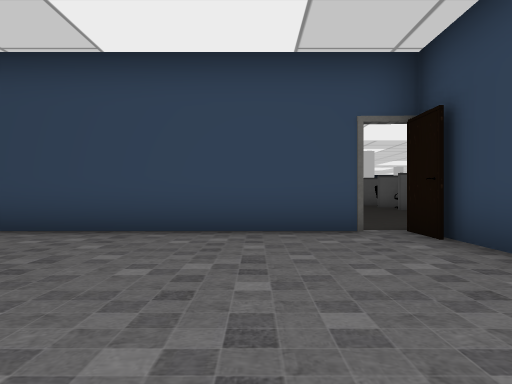
[1] (above)

19 first-person views from a walk through a 3-D level made in the Unity game engine. The camera is 1.2 m above the floor, looks level and sees 85° across. The floor is counted in squares, 2 m on a side. Each view is taken from the middle of a square. On the plan, view 1 faces up. The plan holds only what a view shows up to about 9 squares ahead; the rest is blank. The place goes on beyond the plan. The player character is not drawn. Door leaves are left out, so doorways stand open. Some surface patterns are stand-ins.

[2]
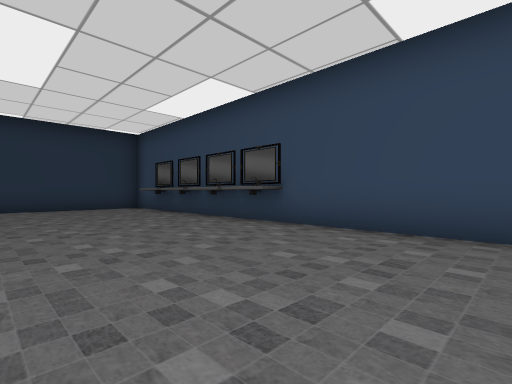

[3]
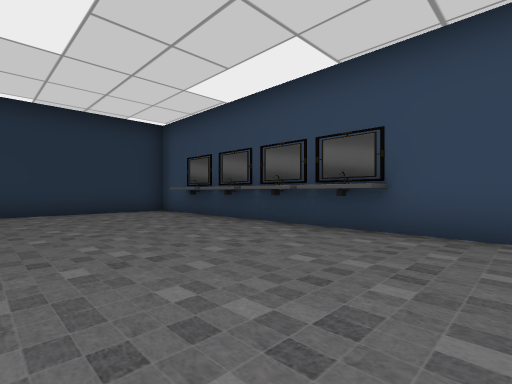

[4]
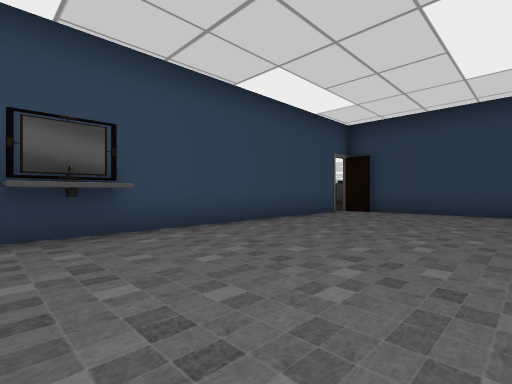

[5]
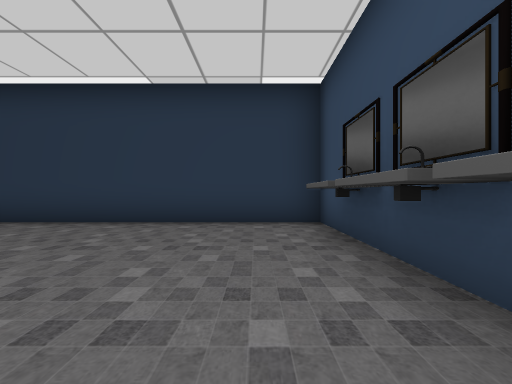

[6]
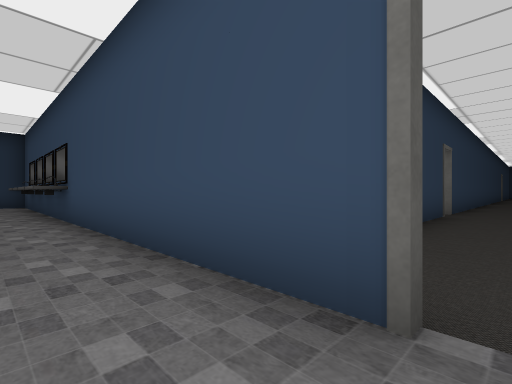

[7]
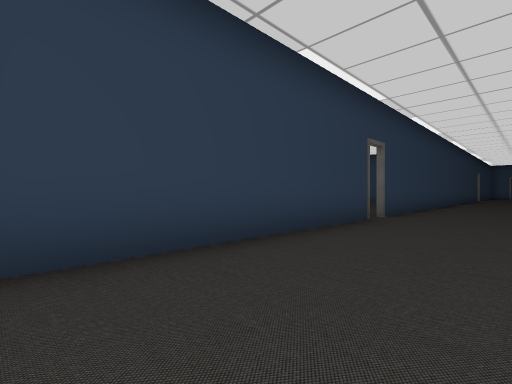

[8]
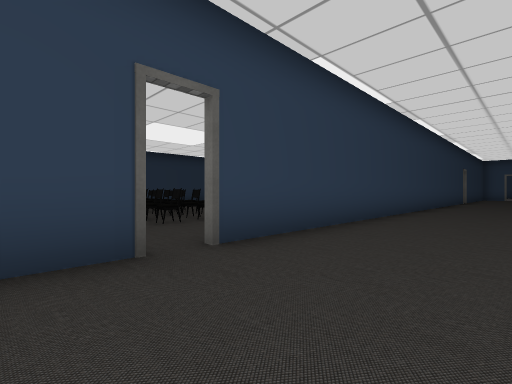

[9]
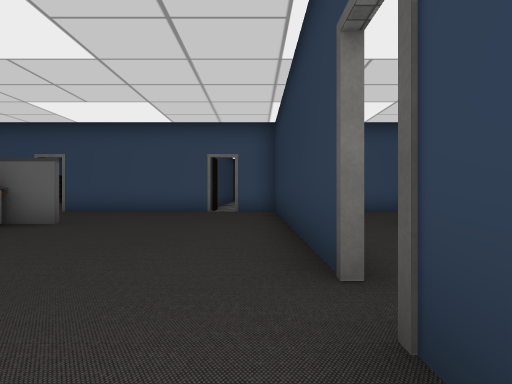

[10]
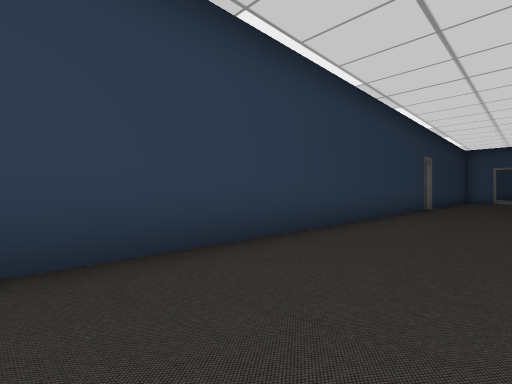

[11]
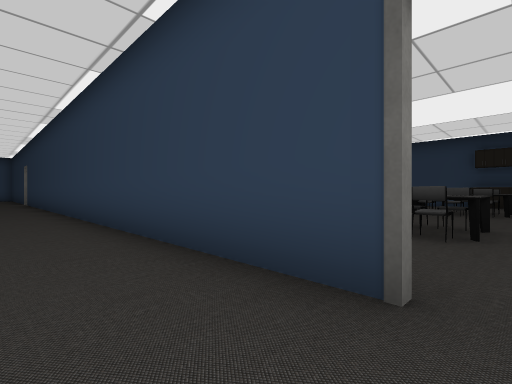

[12]
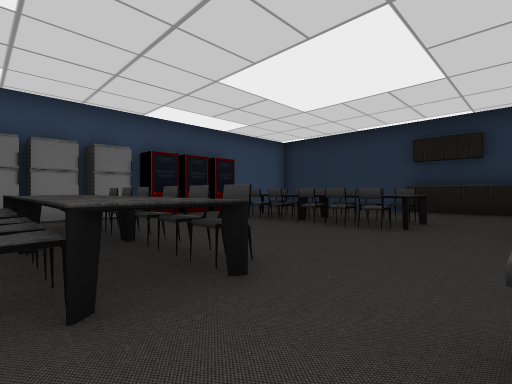

[13]
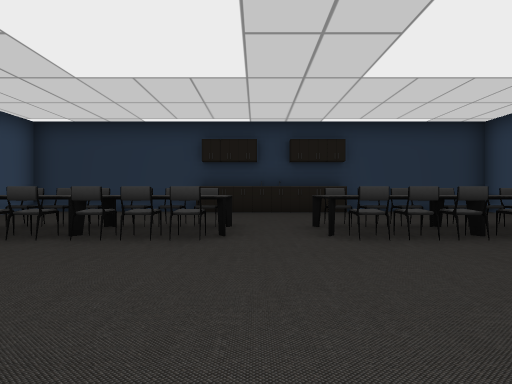

[14]
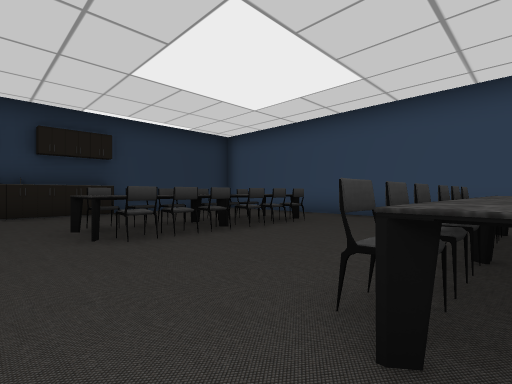

[15]
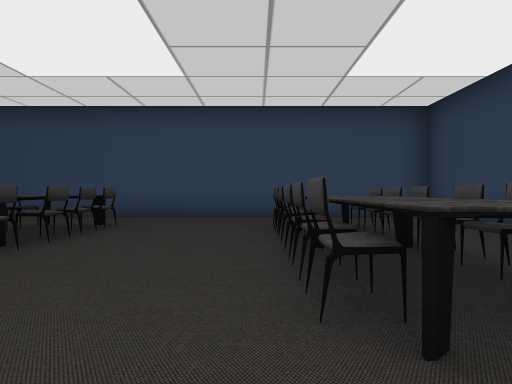

[16]
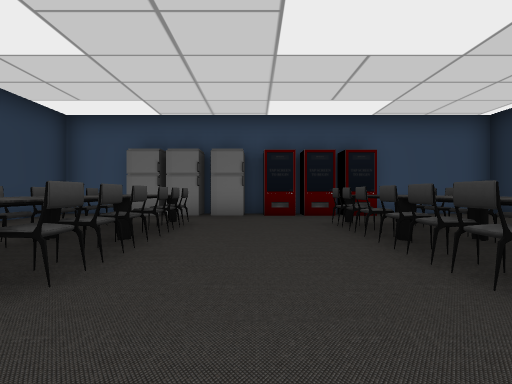

[17]
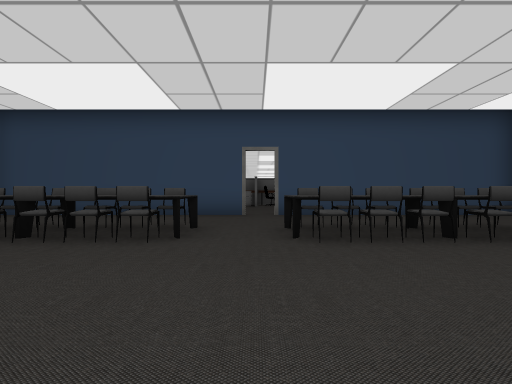

[18]
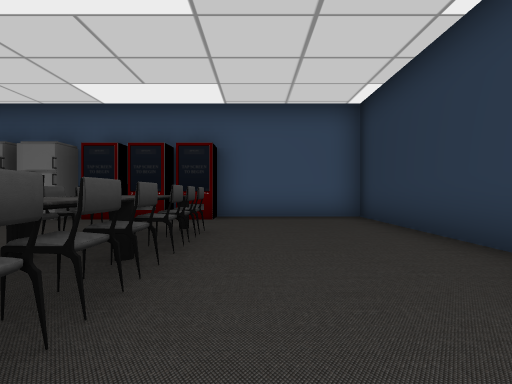

[19]
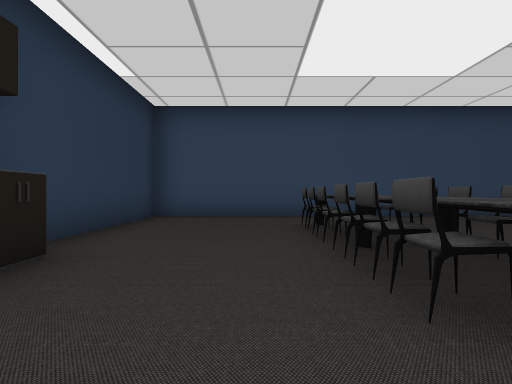

### Floor plan
Points are (right, up) in squares from view 1. A wall is a line through its corners. A room is listed if a view was taken in it or the views show most of it. See-through windows are left out.
Room 1 (views 1, 2, 3, 4, 5, 6)
walls: (-9.4, 4.3) (-11.5, 4.3) (-11.5, -0.5); (1.8, 4.3) (-4.6, 4.3); (2.3, 3.5) (2.3, 4.4); (2.5, 1.4) (2.5, 3.8)
ways out: opening at (2, 4) to room 2
objects: sink (-9, 4); other object (-8, 4); other object (-7, 4); mirror (-6, 4); other object (-5, 4)
Room 2 (views 7, 8, 9, 10, 11)
walls: (4.8, 7.8) (5.9, 7.8); (0.4, 11.1) (0.4, 4.8); (0.4, 27.6) (0.4, 11.9); (2.3, 4.4) (7, 4.4); (0.4, 4.4) (1.8, 4.4)
ways out: opening at (2, 4) to room 1; open door at (0, 27.5) to room 3; open door at (0, 11.5); open door at (7.5, 4)
objects: other object (6, 9)
Room 3 (views 12, 13, 14, 15, 16, 17, 18, 19)
walls: (0.3, 28.2) (0.3, 35) (-4.6, 35); (-5.2, 21.2) (-0.1, 21.2); (-6.4, 35) (-7.6, 35); (-9.4, 35) (-11.5, 35) (-11.5, 21.2) (-8, 21.2); (0.3, 21.2) (0.3, 27.5)
ways out: open door at (0, 27.5) to room 2
objects: cabinet (-11, 27); cabinet (-11, 30); sink (-10, 28); cabinet (-10, 29); other object (-8, 22); other object (-8, 24); chair (-8, 25); chair (-8, 26); chair (-8, 27); chair (-8, 29); chair (-8, 30); chair (-8, 31); chair (-8, 32); other object (-8, 33); other object (-7, 22); other object (-7, 24); chair (-7, 25); chair (-7, 26); chair (-7, 27); chair (-7, 29); chair (-7, 30); chair (-7, 31); chair (-7, 32); chair (-7, 33); other object (-6, 22); fridge (-4, 22); chair (-4, 25); chair (-4, 26); chair (-4, 27); chair (-4, 29); chair (-4, 30); other object (-4, 31); other object (-4, 32); other object (-4, 33); fridge (-3, 22); table (-3, 24) to (-3, 25); table (-3, 26) to (-3, 27); table (-3, 29) to (-3, 31); other object (-3, 32) to (-3, 33); fridge (-2, 22); other object (-2, 24); chair (-2, 25); chair (-2, 26); chair (-2, 27); chair (-2, 30); chair (-2, 31); chair (-2, 32); other object (-2, 33)

Where each view was taken, in squares from view 1:
view 1: 0 up, 0 right, facing up
view 2: 0 up, 1 left, facing up-left
view 3: 0 up, 3 left, facing up-left
view 4: 0 up, 6 left, facing up-right
view 5: 3 up, 6 left, facing left
view 6: 3 up, 2 right, facing up-left
view 7: 5 up, 3 right, facing up-left
view 8: 10 up, 3 right, facing up-left
view 9: 13 up, 1 right, facing down
view 10: 17 up, 3 right, facing up-left
view 11: 28 up, 2 right, facing down-left
view 12: 29 up, 2 left, facing down-left
view 13: 28 up, 3 left, facing left
view 14: 28 up, 3 left, facing up-left
view 15: 28 up, 4 left, facing up
view 16: 29 up, 5 left, facing down
view 17: 28 up, 7 left, facing right
view 18: 28 up, 9 left, facing down
view 19: 28 up, 9 left, facing up
